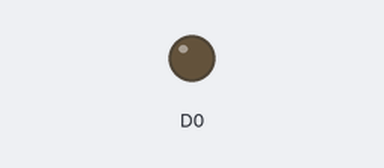
Recording of a sketch running on a simulated ESP8266 (NodeMCU). Parts: output pins drawn as LEDs (lit = HIGH).

Above: at 2.5 s.
At 6.0 s:
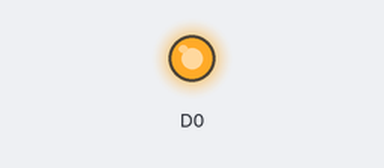
Timing chart, 0 to 9.1 s (numbered marks = the images above):
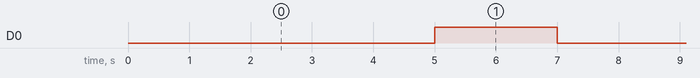

Measured:
- by itself, D0: alternates HIGH for 2.0 s and LOW for 5.0 s

The sketch:

nodeled.ino
```cpp
void setup()
{
 pinMode(D0, OUTPUT);

}
void loop()
{
     digitalWrite(D0,LOW);
     delay(5000);
       digitalWrite(D0,HIGH);
       delay(2000);
}
```
